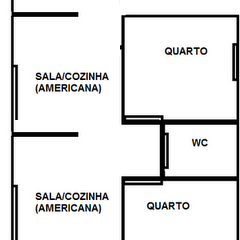

A level layout from a 2D game, rendered from its tile map. Below: a short description, then the map file with tile-grid data replaced by summaries:
An orthogonal 2x2 tile map with 120x120 px tiles, 1 tile layer (Camada de Tiles 1).

<map version="1.0" orientation="orthogonal" width="2" height="2" tilewidth="120" tileheight="120">
 <tileset firstgid="1" name="planta" tilewidth="120" tileheight="120">
  <image source="gfx/planta.png" width="256" height="320" />
 </tileset>
 <layer name="Camada de Tiles 1" width="2" height="2">
  <data>[4 cells, 4 non-empty, 3 distinct tile ids]</data>
 </layer>
</map>